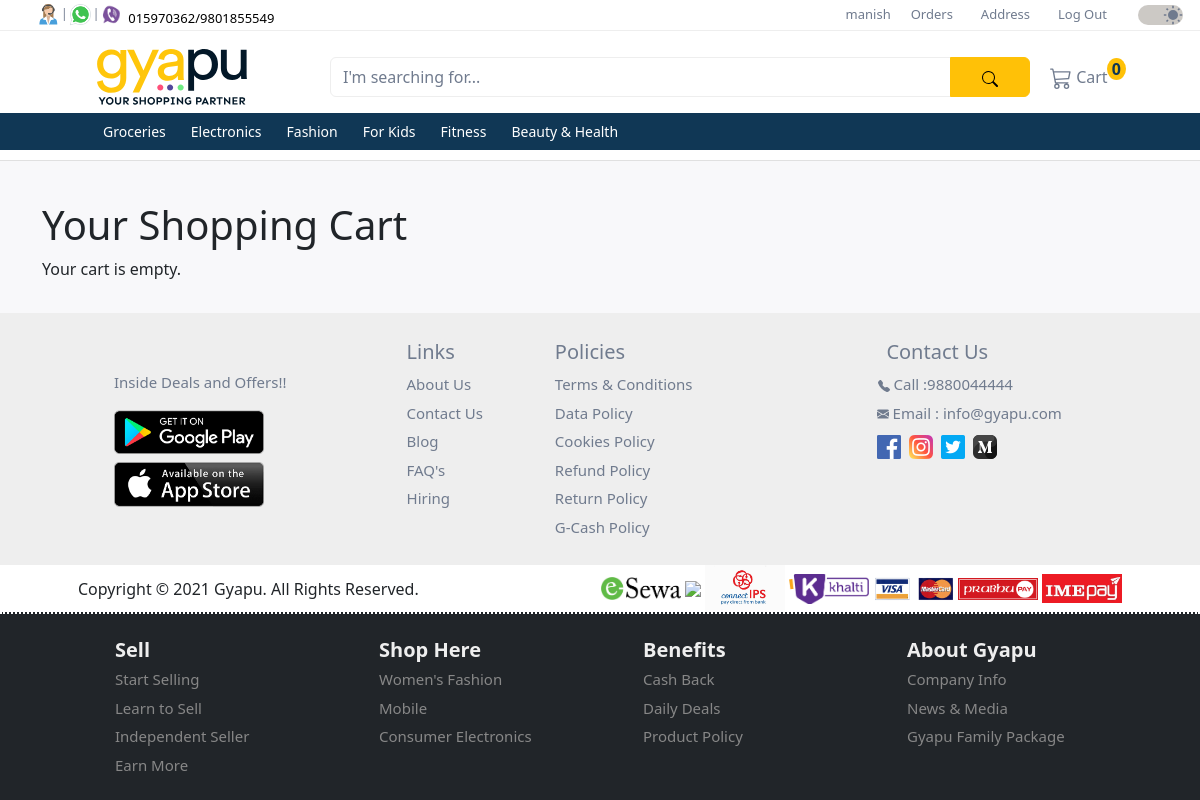
Screenshot of /carts/ (signed in) with the database file from the repository.
### user/models.py (models this page shows, shortened)
class CustomUser(AbstractUser):
  id = models.UUIDField(
    primary_key = True,
    default = uuid.uuid4,
    editable = False
  )
  full_name = models.CharField(max_length=50, default='Default Name')
  mobile = models.CharField(max_length=10, blank=False, null=False)

### products/models.py (models this page shows, shortened)
class Category(models.Model):
  id = models.UUIDField(
    primary_key = True,
    default = uuid.uuid4,
    editable = False
  )
  name = models.CharField(max_length=255)
  description = models.TextField(blank=True)
  parent = models.ForeignKey('self', on_delete=models.CASCADE, null=True, blank=True, related_name='children')
  class Meta:
    verbose_name_plural = 'Categories'

### carts/views.py (the view)
# urls.py: path('', CartDetailView.as_view(), name='cart_detail'),
class CartDetailView(LoginRequiredMixin, CustomerGroupRequiredMixin, ListView):
  template_name = 'carts/cart_detail.html'
  context_object_name = 'cart_items'
  def get_queryset(self):
    if hasattr(self.request.user, 'cart'):
      return self.request.user.cart.items.all()
    else:
      return CartItem.objects.none()
  def get_context_data(self, **kwargs):
    context = super().get_context_data(**kwargs)
    if hasattr(self.request.user, 'cart'):
      cart = self.request.user.cart
      context['cart_total'] = sum(item.subtotal() for item in self.request.user.cart.items.all())
    return context

### products/context_processors.py (called while the page is built)
def categories(request):
  categories = Category.objects.filter(parent__isnull=True)
  return {'categories': categories}

### user/context_processors.py (called while the page is built)
def user_group(request):
  user_belong_to_store = request.user.groups.filter(name='store').exists()
  return {'user_belong_to_store': user_belong_to_store}

### user/views.py (called while the page is built)
  def test_func(self):
    return self.request.user.groups.filter(name='customer').exists()

### carts/templates/carts/cart_detail.html (shortened to what this page needs)
{% extends '_base.html' %}
{% block content %}
  <h1>Your Shopping Cart</h1>
  {% if cart_items %}
    <table class="table">
      <thead>
        <tr>
          <th>Product Name</th>
          <th>Quantity</th>
          <th>Subtotal</th>
        </tr>
      </thead>
      <tbody>
        {% for item in cart_items %}
          <tr>
            <td><a href="{% url 'cart_item_detail' item.pk %}">{{ item.product.name }}</a></td>
            <td>{{ item.quantity }}</td>
            <td>{{ item.subtotal }}</td>
          </tr>
        {% endfor %}
      </tbody>
      <tfoot>
        <tr>
          <th>Total Amount</th>
          <td colspan="1"></td>
          <td> {{ cart_total }} </td>
        </tr>
      </tfoot>
    </table>
    <a href="{% url 'checkout' %}" class="btn btn-sm btn-warning">Proceed to Checkout</a>
  {% else %}
    <p>Your cart is empty.</p>
  {% endif %}
{% endblock %}

### user/templates/homepage/upper_navbar.html (shortened to what this page needs)
{% load static %}
<nav class="navbar navbar-expand-lg first-nav">
  <div class="container-fluid d-flex">
    <div class="contact-icons ms-4 d-none d-lg-block">
      <div class="d-flex">
        <div class="d-flex">
          <div class="tooltip px-0">
            <img src="{% static "images/icons/contact.svg" %}" alt="phone">
          </div>
          <span class="pt-1">|</span>
        </div>
        <div class="d-flex">
          <div class="tooltip px-0">
            <img src="{% static "images/icons/whatsapp.png" %}" alt="whatsapp">
          </div>
          <span class="pt-1">|</span>
        </div>
        <div>
          <div class="tooltip px-0">
            <img src="{% static "images/icons/viber.png" %}" alt="viber">
          </div>
        </div>
        <div class="mt-1">
          <a class="phone-number ps-1" href="#">
            015970362/9801855549
          </a>
        </div>
      </div>
    </div>
    <div class="menu flex-grow-1">
      <div class="collapse navbar-collapse justify-content-end" id="collapsibleNavbar">
        <ul class="navbar-nav">
          {% if user.is_authenticated %}
            <li class="nav-item">
              <a href="{% url 'profile_detail' %}">{{ user.username }}</a>
            </li>
            <li class="nav-item">
              <a href="{% url 'order_list' %}">Orders</a>
            </li>
            <li class="nav-item">
              {% if user_belong_to_store %}
                <a class="nav-link py-0" href="{% url 'product_add' %}">Add Product</a>
              {% else %}
                <a class="nav-link py-0" href="{% url 'address_list' %}">Address</a>
              {% endif %}
            </li>
            <li class="nav-item">
              <a href="{% url 'account_logout' %}">Log Out</a>
            </li>
          {% else %}
            <li class="nav-item">
              <a class="nav-link py-0" href="{% url 'store_login' %}">Sell Your Product</a>
            </li>
          {% endif %}
        </ul>
      </div>
    </div>
    <div class="accessibilities">
      <div class="d-flex justify-content-end">
        <div class="switch">
          <div class="form-check form-switch ms-3">
            <input class="form-check-input" type="checkbox" id="toggleswitch" value="yes" checked>
          </div>
        </div>
      </div>
    </div>
  </div>
</nav>

### user/templates/homepage/lower_navbar.html (shortened to what this page needs)
{% load static %}
<nav class="navbar navbar-expand-xl d-flex flex-column second-nav" id="secondNav">
  <div class="container">
    <div class="d-flex flex-row container-fluid gyapu-head">
      <a class="navbar-brand" href="
        {% if not user_belong_to_store %}
          {% url 'home' %}
        {% else %}
          {% url 'store_dashboard' %}
        {% endif %}
      ">
        <img class="img-fluid" id="gyapu-head" src="{% static "images/gyapu-header-lightmode.svg" %}" alt="gyapu brand logo">
      </a>
      <form class="input-group mt-3 mb-3">
        <input type="text" class="form-control" placeholder="I'm searching for...">
        <button class="btn btn-warning" type="submit">
        </button>
      </form>
    </div>
    <div class="collapse navbar-collapse" id="mynavbar">
      <ul class="navbar-nav me-auto">
        {% if not user_belong_to_store %}
        <li class="nav-item">
          <div class="tooltip">
            <a class="nav-link" href="{% url 'cart_detail' %}">
              Cart
              <sup class="bg-warning cart-number">0</sup>
            </a>
          </div>
        </li>
        {% endif %}
      </ul>
    </div>
  </div>
  <div class="dropdown-nav">
    <div class="container">
      <div class="collapse navbar-collapse" id="mynavbar">
        <ul class="navbar-nav">
          {% for category in categories %}
            <li class="nav-item dropdown">
              <a class="nav-link dropbtn" href="{% url 'product_by_category' category.name %}">{{ category.name }}</a>
            </li>
          {% endfor %}
        </ul>
      </div>
    </div>
  </div>
</nav>

### user/static/css/style.css (style rules this page uses)
* { margin: 0; padding: 0; scroll-behavior: smooth; }
:root { --backgroundColor: #ffffff; --featureListBgColor: #F8F8FA; --cardBgColor: #ffffff; --contactsBgColor: #EEEEEE; --toggleswitchBgColor: #CCC9C5; --textColor: #707B8E; --priceColor: #103755; --buttomnavColor: #103755; --border: #eeeeee; --controlColor: #606775; --phoneColor: #000000; --navAnchorHover: #000000; --inputBorderSelection: #eeeeee; --topicColorHover: #000000; --gyapuHeader: #031828; --cardHoverBoxShadow: 0 2px 4px 0 rgba(158, 155, 155, 0.19), 0 4px 10px 0 rgba(158, 155, 155, 0.19); }
.first-nav { height: 30px; z-index: 3; background-color: var(--backgroundColor); }
.first-nav a { text-decoration: none; color: var(--textColor); }
.first-nav .contact-icons img { width: 25px; height: 25px; }
.first-nav .contact-icons span { font-size: 12px; color: var(--textColor); }
.phone-number { font-size: 13px; color: var(--phoneColor) !important; }
#collapsibleNavbar { font-size: 13px; }
#collapsibleNavbar ul li { padding: 0 10px; }
#collapsibleNavbar a { color: var(--textColor); }
.switch { margin-top: -5px; margin-left: 15px; }
.switch .form-check-input { font-size: 20px; width: 45px; background-color: var(--toggleswitchBgColor); border: none; cursor: pointer; }
.switch .form-switch .form-check-input { background-image: url("/static/images/moon.svg"); }
.switch .form-switch .form-check-input:checked { background-image: url("/static/images/sun.svg"); }
.second-nav { width: 100%; margin: 0; padding-top: 10px; padding-bottom: 0; background-color: var(--backgroundColor); z-index: 2; border-top: 1px solid var(--border); }
.second-nav .container .container-fluid { width: 1000px; }
.second-nav .container .container-fluid a { margin: auto; }
.second-nav img { width: 150px !important; min-width: 100px; }
.second-nav form { max-width: 700px !important; height: 40px; margin-left: 40px; }
.second-nav form input { background: transparent; border: 1px solid var(--border); }
.second-nav form input::placeholder { color: var(--textColor); }
.form-control { color: var(--textColor) !important; }
.second-nav form button { width: 80px; }
#mynavbar a { color: var(--textColor); }
.cart-number { font-size: 16px; font-weight: 600; color: #103755; border-radius: 50%; padding: 0 5px; margin-left: -5px; }
.tooltip { position: relative; font-size: 16px; display: inline-block; opacity: 1; }
.dropdown-nav { width: 100%; background-color: #103755; z-index: 2; }
.dropdown-nav .container { padding-left: 65px; }
.dropbtn { color: #ffffff !important; font-size: 14px; margin-right: 9px; }
.dropdown, .dropleft, .sub-dropleft { position: relative; display: inline-block; }
@media only screen and (max-width: 1200px) { .second-nav { padding-bottom: 10px; border-bottom: 1px solid #e0e0e0; } }

### rows the page displays
CustomUser: username "manish"
Category: name "Groceries"
Category: name "Electronics"
Category: name "Fashion"
Category: name "For Kids"
Category: name "Fitness"
Category: name "Beauty & Health"
